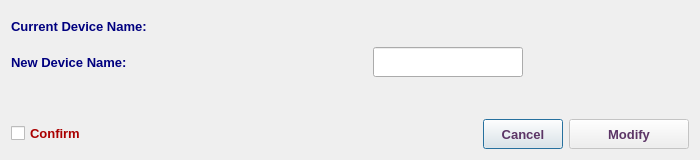
<?xml version="1.0" encoding="UTF-8"?>
<ui version="4.0">
 <class>EditDeviceNameDialog</class>
 <widget class="QDialog" name="EditDeviceNameDialog">
  <property name="geometry">
   <rect>
    <x>0</x>
    <y>0</y>
    <width>700</width>
    <height>160</height>
   </rect>
  </property>
  <property name="minimumSize">
   <size>
    <width>700</width>
    <height>160</height>
   </size>
  </property>
  <property name="maximumSize">
   <size>
    <width>701</width>
    <height>161</height>
   </size>
  </property>
  <property name="windowTitle">
   <string>Edit Device Name</string>
  </property>
  <property name="windowIcon">
   <iconset resource="../../../../image.qrc">
    <normaloff>:/Image/edit.png</normaloff>:/Image/edit.png</iconset>
  </property>
  <layout class="QVBoxLayout" name="verticalLayout">
   <item>
    <layout class="QHBoxLayout" name="horizontalLayout_3">
     <item>
      <widget class="QLabel" name="label_3">
       <property name="minimumSize">
        <size>
         <width>190</width>
         <height>30</height>
        </size>
       </property>
       <property name="maximumSize">
        <size>
         <width>190</width>
         <height>30</height>
        </size>
       </property>
       <property name="font">
        <font>
         <family>Tahoma</family>
         <pointsize>10</pointsize>
         <weight>75</weight>
         <bold>true</bold>
        </font>
       </property>
       <property name="styleSheet">
        <string notr="true">color: rgb(0, 0, 127);</string>
       </property>
       <property name="text">
        <string>Current Device Name:</string>
       </property>
      </widget>
     </item>
     <item>
      <widget class="QLabel" name="oldDeviceLbl">
       <property name="minimumSize">
        <size>
         <width>300</width>
         <height>30</height>
        </size>
       </property>
       <property name="maximumSize">
        <size>
         <width>16777215</width>
         <height>25</height>
        </size>
       </property>
       <property name="font">
        <font>
         <family>Tahoma</family>
         <pointsize>11</pointsize>
         <weight>75</weight>
         <bold>true</bold>
        </font>
       </property>
       <property name="styleSheet">
        <string notr="true">color: rgb(85, 0, 127);</string>
       </property>
       <property name="text">
        <string/>
       </property>
       <property name="alignment">
        <set>Qt::AlignCenter</set>
       </property>
       <property name="wordWrap">
        <bool>true</bool>
       </property>
      </widget>
     </item>
    </layout>
   </item>
   <item>
    <layout class="QHBoxLayout" name="horizontalLayout_5">
     <item>
      <widget class="QLabel" name="label_4">
       <property name="minimumSize">
        <size>
         <width>190</width>
         <height>30</height>
        </size>
       </property>
       <property name="maximumSize">
        <size>
         <width>190</width>
         <height>30</height>
        </size>
       </property>
       <property name="font">
        <font>
         <family>Tahoma</family>
         <pointsize>10</pointsize>
         <weight>75</weight>
         <bold>true</bold>
        </font>
       </property>
       <property name="styleSheet">
        <string notr="true">color: rgb(0, 0, 127);</string>
       </property>
       <property name="text">
        <string>New Device Name:</string>
       </property>
      </widget>
     </item>
     <item>
      <widget class="QLabel" name="areaMotherLbl">
       <property name="minimumSize">
        <size>
         <width>150</width>
         <height>30</height>
        </size>
       </property>
       <property name="maximumSize">
        <size>
         <width>16777215</width>
         <height>25</height>
        </size>
       </property>
       <property name="font">
        <font>
         <family>Tahoma</family>
         <pointsize>11</pointsize>
         <weight>75</weight>
         <bold>true</bold>
        </font>
       </property>
       <property name="styleSheet">
        <string notr="true">color: rgb(85, 0, 127);</string>
       </property>
       <property name="text">
        <string/>
       </property>
       <property name="alignment">
        <set>Qt::AlignRight|Qt::AlignTrailing|Qt::AlignVCenter</set>
       </property>
       <property name="wordWrap">
        <bool>true</bool>
       </property>
      </widget>
     </item>
     <item>
      <widget class="QLineEdit" name="siteNameLE">
       <property name="minimumSize">
        <size>
         <width>150</width>
         <height>30</height>
        </size>
       </property>
       <property name="maximumSize">
        <size>
         <width>150</width>
         <height>30</height>
        </size>
       </property>
       <property name="font">
        <font>
         <family>Tahoma</family>
         <pointsize>11</pointsize>
        </font>
       </property>
      </widget>
     </item>
     <item>
      <widget class="QLabel" name="deviceTypeLbl">
       <property name="minimumSize">
        <size>
         <width>150</width>
         <height>30</height>
        </size>
       </property>
       <property name="maximumSize">
        <size>
         <width>16777215</width>
         <height>25</height>
        </size>
       </property>
       <property name="font">
        <font>
         <family>Tahoma</family>
         <pointsize>11</pointsize>
         <weight>75</weight>
         <bold>true</bold>
        </font>
       </property>
       <property name="styleSheet">
        <string notr="true">color: rgb(85, 0, 127);</string>
       </property>
       <property name="text">
        <string/>
       </property>
       <property name="wordWrap">
        <bool>true</bool>
       </property>
      </widget>
     </item>
    </layout>
   </item>
   <item>
    <spacer name="verticalSpacer">
     <property name="font">
      <font>
       <family>Tahoma</family>
       <pointsize>10</pointsize>
      </font>
     </property>
     <property name="orientation">
      <enum>Qt::Vertical</enum>
     </property>
     <property name="sizeHint" stdset="0">
      <size>
       <width>20</width>
       <height>62</height>
      </size>
     </property>
    </spacer>
   </item>
   <item>
    <layout class="QHBoxLayout" name="horizontalLayout_4">
     <item>
      <widget class="QCheckBox" name="checkBox">
       <property name="font">
        <font>
         <family>Tahoma</family>
         <pointsize>10</pointsize>
         <weight>75</weight>
         <bold>true</bold>
        </font>
       </property>
       <property name="styleSheet">
        <string notr="true">color: rgb(170, 0, 0);</string>
       </property>
       <property name="text">
        <string>Confirm</string>
       </property>
      </widget>
     </item>
     <item>
      <spacer name="horizontalSpacer">
       <property name="font">
        <font>
         <family>Tahoma</family>
         <pointsize>10</pointsize>
        </font>
       </property>
       <property name="orientation">
        <enum>Qt::Horizontal</enum>
       </property>
       <property name="sizeHint" stdset="0">
        <size>
         <width>40</width>
         <height>20</height>
        </size>
       </property>
      </spacer>
     </item>
     <item>
      <widget class="QPushButton" name="cancelBtn">
       <property name="sizePolicy">
        <sizepolicy hsizetype="Minimum" vsizetype="Preferred">
         <horstretch>0</horstretch>
         <verstretch>0</verstretch>
        </sizepolicy>
       </property>
       <property name="minimumSize">
        <size>
         <width>80</width>
         <height>30</height>
        </size>
       </property>
       <property name="maximumSize">
        <size>
         <width>150</width>
         <height>30</height>
        </size>
       </property>
       <property name="font">
        <font>
         <family>Tahoma</family>
         <pointsize>10</pointsize>
         <weight>75</weight>
         <bold>true</bold>
        </font>
       </property>
       <property name="styleSheet">
        <string notr="true">color: rgb(92, 53, 102);</string>
       </property>
       <property name="text">
        <string>Cancel</string>
       </property>
      </widget>
     </item>
     <item>
      <widget class="QPushButton" name="okBtn">
       <property name="enabled">
        <bool>false</bool>
       </property>
       <property name="sizePolicy">
        <sizepolicy hsizetype="Minimum" vsizetype="Preferred">
         <horstretch>0</horstretch>
         <verstretch>0</verstretch>
        </sizepolicy>
       </property>
       <property name="minimumSize">
        <size>
         <width>120</width>
         <height>30</height>
        </size>
       </property>
       <property name="maximumSize">
        <size>
         <width>150</width>
         <height>30</height>
        </size>
       </property>
       <property name="font">
        <font>
         <family>Tahoma</family>
         <pointsize>10</pointsize>
         <weight>75</weight>
         <bold>true</bold>
        </font>
       </property>
       <property name="styleSheet">
        <string notr="true">color: rgb(92, 53, 102);</string>
       </property>
       <property name="text">
        <string>Modify</string>
       </property>
       <property name="icon">
        <iconset resource="../../../../image.qrc">
         <normaloff>:/Image/edit.png</normaloff>:/Image/edit.png</iconset>
       </property>
       <property name="iconSize">
        <size>
         <width>20</width>
         <height>20</height>
        </size>
       </property>
      </widget>
     </item>
    </layout>
   </item>
  </layout>
 </widget>
 <resources>
  <include location="../../../../image.qrc"/>
 </resources>
 <connections/>
</ui>
